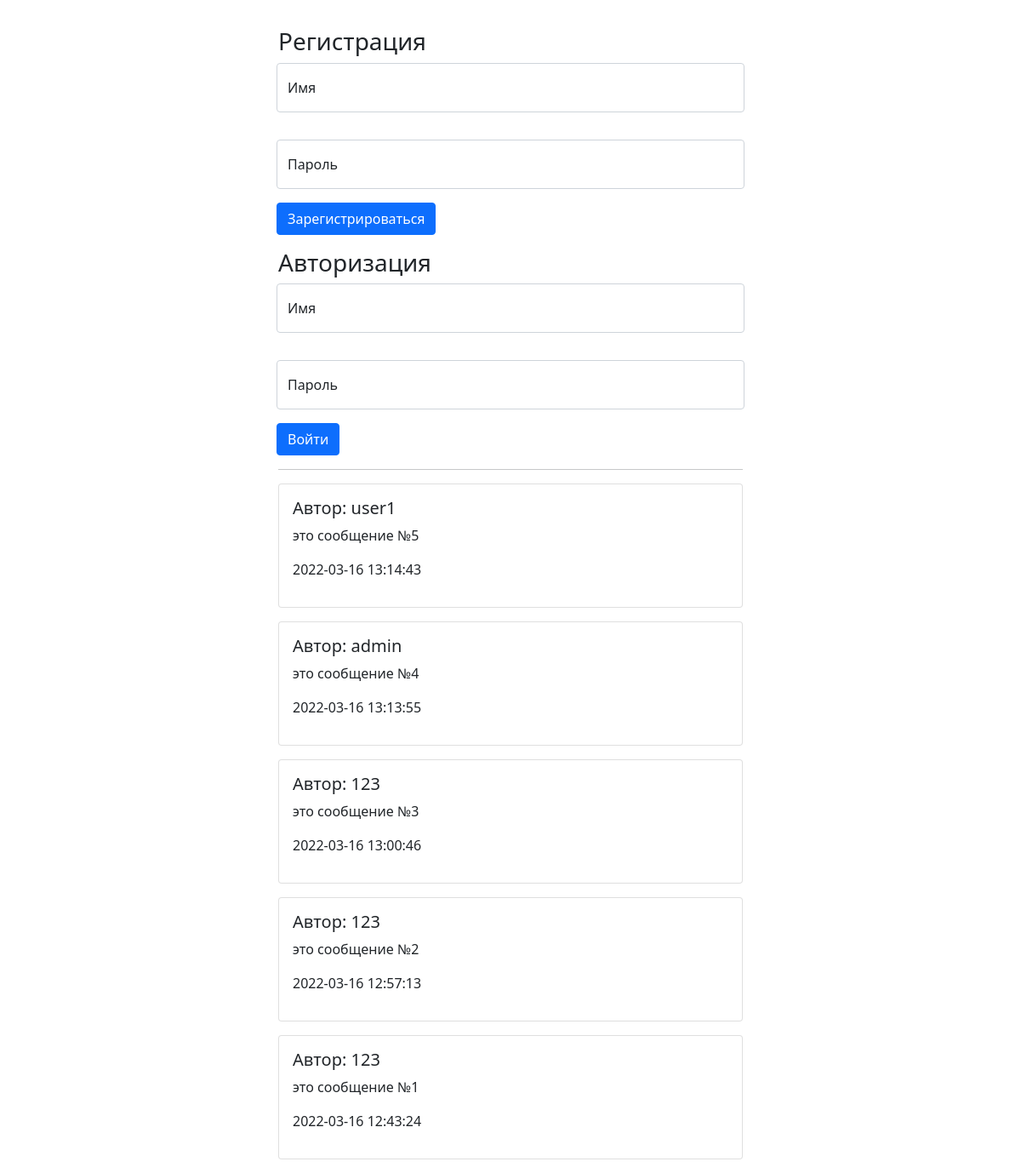
The page / on the database its author committed.
### tables this page shows
CREATE TABLE `messages` (
  `id` int UNSIGNED NOT NULL,
  `name` varchar(255) NOT NULL,
  `message` text NOT NULL,
  `created_at` timestamp NOT NULL DEFAULT CURRENT_TIMESTAMP
);

### funcs.php (called while the page is built, shortened)
<?php
function getMessages(): array
{
    global $pdo;
    $res = $pdo->query("SELECT * FROM messages ORDER BY created_at DESC ");
    return $res->fetchAll();
}

### index.php (the view, shortened to what this page needs)
<?php
require_once __DIR__ . '/db.php';
require_once __DIR__ . '/funcs.php';
$messages = getMessages();
?>
<!doctype html>
<html lang="en">
<head>
    <link href="https://cdn.jsdelivr.net/npm/bootstrap@5.1.3/dist/css/bootstrap.min.css" rel="stylesheet"
>
</head>
<body>
<div class="container">
    <?php if (empty($_SESSION['user']['name'])): ?>
        <div class="row">
            <div class="col-md-6 offset-md-3">
                <h3>Регистрация</h3>
            </div>
        </div>
        <form action="index.php" method="post" class="row g-3">
            <div class="col-md-6 offset-md-3">
                <div class="form-floating mb-3">
                    <input type="text" name="login" class="form-control" id="floatingInput" placeholder="Имя">
                    <label for="floatingInput">Имя</label>
                </div>
            </div>
            <div class="col-md-6 offset-md-3">
                <div class="form-floating">
                    <input type="password" name="pass" class="form-control" id="floatingPassword"
                           placeholder="Password">
                    <label for="floatingPassword">Пароль</label>
                </div>
            </div>
            <div class="col-md-6 offset-md-3">
                <button type="submit" name="register" class="btn btn-primary">Зарегистрироваться</button>
            </div>
        </form>
        <div class="row mt-3">
            <div class="col-md-6 offset-md-3">
                <h3>Авторизация</h3>
            </div>
        </div>
        <form action="index.php" method="post" class="row g-3">
            <div class="col-md-6 offset-md-3">
                <div class="form-floating mb-3">
                    <input type="text" name="login" class="form-control" id="floatingInput" placeholder="Имя">
                    <label for="floatingInput">Имя</label>
                </div>
            </div>
            <div class="col-md-6 offset-md-3">
                <div class="form-floating">
                    <input type="password" name="pass" class="form-control" id="floatingPassword"
                           placeholder="Password">
                    <label for="floatingPassword">Пароль</label>
                </div>
            </div>
            <div class="col-md-6 offset-md-3">
                <button type="submit" name="auth" class="btn btn-primary">Войти</button>
            </div>
        </form>
    <?php endif; ?>
    <?php if (!empty($messages)): ?>
        <div class="row">
            <div class="col-md-6 offset-md-3">
                <hr>
                <?php foreach ($messages as $message): ?>
                    <div class="card my-3">
                        <div class="card-body">
                            <h5 class="card-title">Автор: <?= htmlspecialchars($message['name']) ?></h5>
                            <p class="card-text"><?= nl2br(htmlspecialchars($message['message'])) ?></p>
                            <p><?= htmlspecialchars($message['created_at']) ?></p>
                        </div>
                    </div>
                <?php endforeach; ?>
            </div>
        </div>
    <?php endif; ?>
</div>
</body>
</html>

### rows shown on the page
messages: name "user1", message "это сообщение №5", created_at "2022-03-16 13:14:43"
messages: name "admin", message "это сообщение №4", created_at "2022-03-16 13:13:55"
messages: name "123", message "это сообщение №3", created_at "2022-03-16 13:00:46"
messages: name "123", message "это сообщение №2", created_at "2022-03-16 12:57:13"
messages: name "123", message "это сообщение №1", created_at "2022-03-16 12:43:24"
